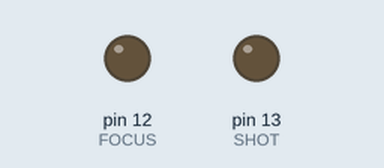
This sketch was run on a simulated Arduino Uno, built with avr-gcc and run on an emulated ATmega328P. Shown: output pins drawn as LEDs (lit = HIGH).

Above: at 1.0 s.
At 3.0 s:
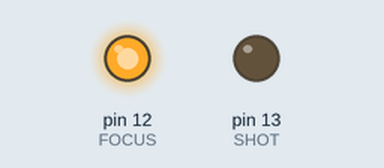
Timing chart, 0 to 5.2 s (numbered marks = the images above):
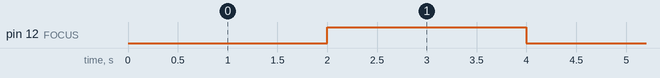

Measured:
- by itself, pin 12 (FOCUS): alternates HIGH for 2.0 s and LOW for 2.0 s

The sketch:

shot_board.ino
```cpp
#define SHOT 13
#define FOCUS 12

void setup() {
  pinMode(SHOT, OUTPUT);
  pinMode(FOCUS, OUTPUT);

  digitalWrite(FOCUS, LOW);
  digitalWrite(SHOT, LOW);

}

void loop() {
 digitalWrite(FOCUS, LOW);
 delay(2000);
 digitalWrite(FOCUS, HIGH);
 delay(2000);

}
```
